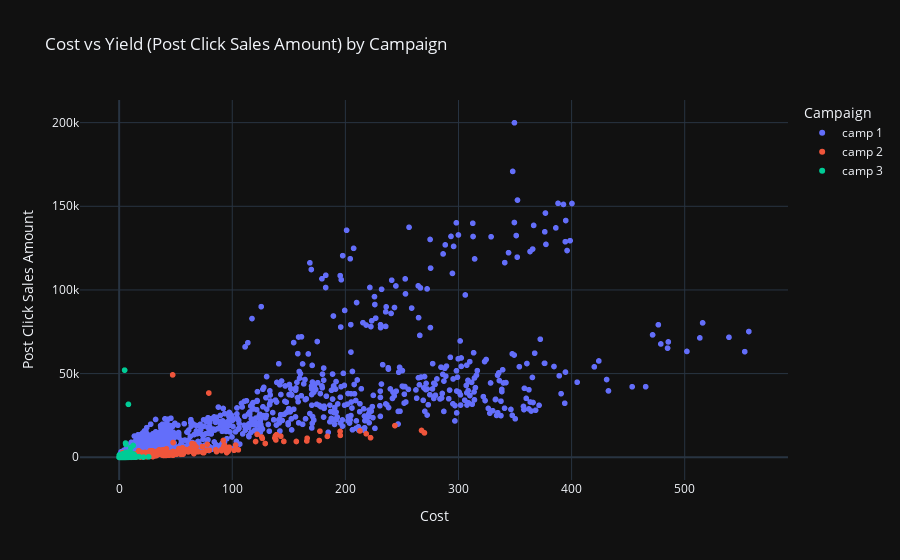

Notebook code cell kept with this figure:
### Code cell
# Create a Plotly scatter plot to visualize Cost vs Post Click Sales Amount by Campaign
fig = px.scatter(advert_dataset, x='cost', y='post_click_sales_amount', color='campaign_number',
                 title="Cost vs Yield (Post Click Sales Amount) by Campaign",
                 labels={"cost": "Cost", "post_click_sales_amount": "Post Click Sales Amount", "campaign": "Campaign"},
                 hover_data=['placement', 'banner', 'user_engagement'])

# Update layout for better readability
fig.update_layout(
    xaxis_title="Cost",
    yaxis_title="Post Click Sales Amount",
    legend_title="Campaign",
    template="plotly_dark"
)

# Show the plot
fig.show()

### Figure 1 — Plotly figure (JSON) as saved in the notebook; plotly's stock layout.template omitted (floating-point values rounded to 4 significant figures; data arrays with more than 128 entries replaced by an {"elided": "..."} marker saying what was removed)
{"data": [{"customdata": {"elided": "6712x3 str values"}, "hovertemplate": "campaign_number=camp 1<br>Cost=%{x}<br>Post Click Sales Amount=%{y}<br>placement=%{customdata[0]}<br>banner=%{customdata[1]}<br>user_engagement=%{customdata[2]}<extra></extra>", "legendgroup": "camp 1", "marker": {"color": "#636efa", "symbol": "circle"}, "mode": "markers", "name": "camp 1", "showlegend": true, "type": "scattergl", "x": {"elided": "6712 float values"}, "xaxis": "x", "y": {"elided": "6712 float values"}, "yaxis": "y"}, {"customdata": {"elided": "1559x3 str values"}, "hovertemplate": "campaign_number=camp 2<br>Cost=%{x}<br>Post Click Sales Amount=%{y}<br>placement=%{customdata[0]}<br>banner=%{customdata[1]}<br>user_engagement=%{customdata[2]}<extra></extra>", "legendgroup": "camp 2", "marker": {"color": "#EF553B", "symbol": "circle"}, "mode": "markers", "name": "camp 2", "showlegend": true, "type": "scattergl", "x": {"elided": "1559 float values"}, "xaxis": "x", "y": {"elided": "1559 float values"}, "yaxis": "y"}, {"customdata": {"elided": "6719x3 str values"}, "hovertemplate": "campaign_number=camp 3<br>Cost=%{x}<br>Post Click Sales Amount=%{y}<br>placement=%{customdata[0]}<br>banner=%{customdata[1]}<br>user_engagement=%{customdata[2]}<extra></extra>", "legendgroup": "camp 3", "marker": {"color": "#00cc96", "symbol": "circle"}, "mode": "markers", "name": "camp 3", "showlegend": true, "type": "scattergl", "x": {"elided": "6719 float values"}, "xaxis": "x", "y": {"elided": "6719 float values"}, "yaxis": "y"}], "layout": {"legend": {"title": {"text": "Campaign"}, "tracegroupgap": 0}, "title": {"text": "Cost vs Yield (Post Click Sales Amount) by Campaign"}, "xaxis": {"anchor": "y", "domain": [0, 1], "title": {"text": "Cost"}}, "yaxis": {"anchor": "x", "domain": [0, 1], "title": {"text": "Post Click Sales Amount"}}}}
